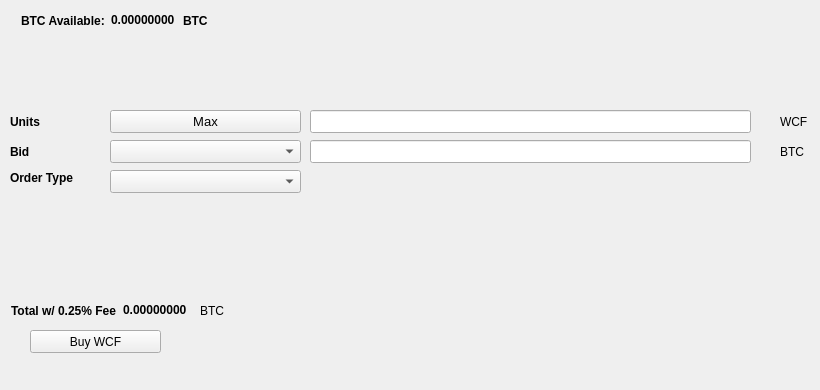
   <widget class="QWidget" name="BuyTab">
    <attribute name="title">
     <string>Buy</string>
    </attribute>
    <widget class="QPushButton" name="BuyWCF">
     <property name="geometry">
      <rect>
       <x>30</x>
       <y>330</y>
       <width>131</width>
       <height>23</height>
      </rect>
     </property>
     <property name="text">
      <string>Buy WCF</string>
     </property>
     <property name="icon">
      <iconset resource="../worldcryptoforum.qrc">
       <normaloff>:/icons/bitcoin</normaloff>:/icons/bitcoin</iconset>
     </property>
    </widget>
    <widget class="QLabel" name="label_3">
     <property name="geometry">
      <rect>
       <x>10</x>
       <y>110</y>
       <width>46</width>
       <height>23</height>
      </rect>
     </property>
     <property name="font">
      <font>
       <weight>75</weight>
       <bold>true</bold>
      </font>
     </property>
     <property name="text">
      <string>Units</string>
     </property>
    </widget>
    <widget class="QLineEdit" name="UnitsInput">
     <property name="geometry">
      <rect>
       <x>310</x>
       <y>110</y>
       <width>441</width>
       <height>23</height>
      </rect>
     </property>
     <property name="font">
      <font>
       <pointsize>9</pointsize>
       <weight>75</weight>
       <bold>true</bold>
      </font>
     </property>
    </widget>
    <widget class="QLineEdit" name="BuyBidPriceEdit">
     <property name="geometry">
      <rect>
       <x>310</x>
       <y>140</y>
       <width>441</width>
       <height>23</height>
      </rect>
     </property>
     <property name="font">
      <font>
       <pointsize>9</pointsize>
       <weight>75</weight>
       <bold>true</bold>
      </font>
     </property>
    </widget>
    <widget class="QLabel" name="label_4">
     <property name="geometry">
      <rect>
       <x>780</x>
       <y>110</y>
       <width>31</width>
       <height>23</height>
      </rect>
     </property>
     <property name="text">
      <string>WCF</string>
     </property>
    </widget>
    <widget class="QLabel" name="label_5">
     <property name="geometry">
      <rect>
       <x>780</x>
       <y>140</y>
       <width>31</width>
       <height>23</height>
      </rect>
     </property>
     <property name="text">
      <string>BTC</string>
     </property>
    </widget>
    <widget class="QLabel" name="label_6">
     <property name="geometry">
      <rect>
       <x>10</x>
       <y>140</y>
       <width>46</width>
       <height>23</height>
      </rect>
     </property>
     <property name="font">
      <font>
       <weight>75</weight>
       <bold>true</bold>
      </font>
     </property>
     <property name="text">
      <string>Bid</string>
     </property>
    </widget>
    <widget class="QLabel" name="label_7">
     <property name="geometry">
      <rect>
       <x>10</x>
       <y>170</y>
       <width>91</width>
       <height>16</height>
      </rect>
     </property>
     <property name="font">
      <font>
       <weight>75</weight>
       <bold>true</bold>
      </font>
     </property>
     <property name="text">
      <string>Order Type</string>
     </property>
    </widget>
    <widget class="QPushButton" name="Buy_Max_Amount">
     <property name="geometry">
      <rect>
       <x>110</x>
       <y>110</y>
       <width>191</width>
       <height>23</height>
      </rect>
     </property>
     <property name="font">
      <font>
       <pointsize>10</pointsize>
      </font>
     </property>
     <property name="text">
      <string>Max</string>
     </property>
    </widget>
    <widget class="QComboBox" name="BuyBidcomboBox">
     <property name="geometry">
      <rect>
       <x>110</x>
       <y>140</y>
       <width>191</width>
       <height>23</height>
      </rect>
     </property>
     <property name="font">
      <font>
       <pointsize>10</pointsize>
      </font>
     </property>
    </widget>
    <widget class="QComboBox" name="buyOrdertypeCombo">
     <property name="geometry">
      <rect>
       <x>110</x>
       <y>170</y>
       <width>191</width>
       <height>23</height>
      </rect>
     </property>
     <property name="font">
      <font>
       <pointsize>10</pointsize>
      </font>
     </property>
    </widget>
    <widget class="QWidget" name="layoutWidget1">
     <property name="geometry">
      <rect>
       <x>21</x>
       <y>11</y>
       <width>227</width>
       <height>19</height>
      </rect>
     </property>
     <layout class="QHBoxLayout" name="horizontalLayout_3">
      <item>
       <widget class="QLabel" name="label232">
        <property name="font">
         <font>
          <weight>75</weight>
          <bold>true</bold>
         </font>
        </property>
        <property name="text">
         <string>BTC Available:</string>
        </property>
       </widget>
      </item>
      <item>
       <widget class="QLabel" name="BtcAvailableLbl">
        <property name="palette">
         <palette>
          <active>
           <colorrole role="WindowText">
            <brush brushstyle="SolidPattern">
             <color alpha="255">
              <red>0</red>
              <green>0</green>
              <blue>0</blue>
             </color>
            </brush>
           </colorrole>
           <colorrole role="Button">
            <brush brushstyle="SolidPattern">
             <color alpha="255">
              <red>0</red>
              <green>170</green>
              <blue>0</blue>
             </color>
            </brush>
           </colorrole>
           <colorrole role="Light">
            <brush brushstyle="SolidPattern">
             <color alpha="255">
              <red>0</red>
              <green>255</green>
              <blue>0</blue>
             </color>
            </brush>
           </colorrole>
           <colorrole role="Midlight">
            <brush brushstyle="SolidPattern">
             <color alpha="255">
              <red>0</red>
              <green>212</green>
              <blue>0</blue>
             </color>
            </brush>
           </colorrole>
           <colorrole role="Dark">
            <brush brushstyle="SolidPattern">
             <color alpha="255">
              <red>0</red>
              <green>85</green>
              <blue>0</blue>
             </color>
            </brush>
           </colorrole>
           <colorrole role="Mid">
            <brush brushstyle="SolidPattern">
             <color alpha="255">
              <red>0</red>
              <green>113</green>
              <blue>0</blue>
             </color>
            </brush>
           </colorrole>
           <colorrole role="Text">
            <brush brushstyle="SolidPattern">
             <color alpha="255">
              <red>0</red>
              <green>170</green>
              <blue>0</blue>
             </color>
            </brush>
           </colorrole>
           <colorrole role="BrightText">
            <brush brushstyle="SolidPattern">
             <color alpha="255">
              <red>255</red>
              <green>255</green>
              <blue>255</blue>
             </color>
            </brush>
           </colorrole>
           <colorrole role="ButtonText">
            <brush brushstyle="SolidPattern">
             <color alpha="255">
              <red>0</red>
              <green>0</green>
              <blue>0</blue>
             </color>
            </brush>
           </colorrole>
           <colorrole role="Base">
            <brush brushstyle="SolidPattern">
             <color alpha="255">
              <red>255</red>
              <green>255</green>
              <blue>255</blue>
             </color>
            </brush>
           </colorrole>
           <colorrole role="Window">
            <brush brushstyle="SolidPattern">
             <color alpha="255">
              <red>0</red>
              <green>170</green>
              <blue>0</blue>
             </color>
            </brush>
           </colorrole>
           <colorrole role="Shadow">
            <brush brushstyle="SolidPattern">
             <color alpha="255">
              <red>0</red>
              <green>0</green>
              <blue>0</blue>
             </color>
            </brush>
           </colorrole>
           <colorrole role="AlternateBase">
            <brush brushstyle="SolidPattern">
             <color alpha="255">
              <red>127</red>
              <green>212</green>
              <blue>127</blue>
             </color>
            </brush>
           </colorrole>
           <colorrole role="ToolTipBase">
            <brush brushstyle="SolidPattern">
             <color alpha="255">
              <red>255</red>
              <green>255</green>
              <blue>220</blue>
             </color>
            </brush>
           </colorrole>
           <colorrole role="ToolTipText">
            <brush brushstyle="SolidPattern">
             <color alpha="255">
              <red>0</red>
              <green>0</green>
              <blue>0</blue>
             </color>
            </brush>
           </colorrole>
          </active>
          <inactive>
           <colorrole role="WindowText">
            <brush brushstyle="SolidPattern">
             <color alpha="255">
              <red>0</red>
              <green>0</green>
              <blue>0</blue>
             </color>
            </brush>
           </colorrole>
           <colorrole role="Button">
            <brush brushstyle="SolidPattern">
             <color alpha="255">
              <red>0</red>
              <green>170</green>
              <blue>0</blue>
             </color>
            </brush>
           </colorrole>
           <colorrole role="Light">
            <brush brushstyle="SolidPattern">
             <color alpha="255">
              <red>0</red>
              <green>255</green>
              <blue>0</blue>
             </color>
            </brush>
           </colorrole>
           <colorrole role="Midlight">
            <brush brushstyle="SolidPattern">
             <color alpha="255">
              <red>0</red>
              <green>212</green>
              <blue>0</blue>
             </color>
            </brush>
           </colorrole>
           <colorrole role="Dark">
            <brush brushstyle="SolidPattern">
             <color alpha="255">
              <red>0</red>
              <green>85</green>
              <blue>0</blue>
             </color>
            </brush>
           </colorrole>
           <colorrole role="Mid">
            <brush brushstyle="SolidPattern">
             <color alpha="255">
              <red>0</red>
              <green>113</green>
              <blue>0</blue>
             </color>
            </brush>
           </colorrole>
           <colorrole role="Text">
            <brush brushstyle="SolidPattern">
             <color alpha="255">
              <red>0</red>
              <green>170</green>
              <blue>0</blue>
             </color>
            </brush>
           </colorrole>
           <colorrole role="BrightText">
            <brush brushstyle="SolidPattern">
             <color alpha="255">
              <red>255</red>
              <green>255</green>
              <blue>255</blue>
             </color>
            </brush>
           </colorrole>
           <colorrole role="ButtonText">
            <brush brushstyle="SolidPattern">
             <color alpha="255">
              <red>0</red>
              <green>0</green>
              <blue>0</blue>
             </color>
            </brush>
           </colorrole>
           <colorrole role="Base">
            <brush brushstyle="SolidPattern">
             <color alpha="255">
              <red>255</red>
              <green>255</green>
              <blue>255</blue>
             </color>
            </brush>
           </colorrole>
           <colorrole role="Window">
            <brush brushstyle="SolidPattern">
             <color alpha="255">
              <red>0</red>
              <green>170</green>
              <blue>0</blue>
             </color>
            </brush>
           </colorrole>
           <colorrole role="Shadow">
            <brush brushstyle="SolidPattern">
             <color alpha="255">
              <red>0</red>
              <green>0</green>
              <blue>0</blue>
             </color>
            </brush>
           </colorrole>
           <colorrole role="AlternateBase">
            <brush brushstyle="SolidPattern">
             <color alpha="255">
              <red>127</red>
              <green>212</green>
              <blue>127</blue>
             </color>
            </brush>
           </colorrole>
           <colorrole role="ToolTipBase">
            <brush brushstyle="SolidPattern">
             <color alpha="255">
              <red>255</red>
              <green>255</green>
              <blue>220</blue>
             </color>
            </brush>
           </colorrole>
           <colorrole role="ToolTipText">
            <brush brushstyle="SolidPattern">
             <color alpha="255">
              <red>0</red>
              <green>0</green>
              <blue>0</blue>
             </color>
            </brush>
           </colorrole>
          </inactive>
          <disabled>
           <colorrole role="WindowText">
            <brush brushstyle="SolidPattern">
             <color alpha="255">
              <red>0</red>
              <green>85</green>
              <blue>0</blue>
             </color>
            </brush>
           </colorrole>
           <colorrole role="Button">
            <brush brushstyle="SolidPattern">
             <color alpha="255">
              <red>0</red>
              <green>170</green>
              <blue>0</blue>
             </color>
            </brush>
           </colorrole>
           <colorrole role="Light">
            <brush brushstyle="SolidPattern">
             <color alpha="255">
              <red>0</red>
              <green>255</green>
              <blue>0</blue>
             </color>
            </brush>
           </colorrole>
           <colorrole role="Midlight">
            <brush brushstyle="SolidPattern">
             <color alpha="255">
              <red>0</red>
              <green>212</green>
              <blue>0</blue>
             </color>
            </brush>
           </colorrole>
           <colorrole role="Dark">
            <brush brushstyle="SolidPattern">
             <color alpha="255">
              <red>0</red>
              <green>85</green>
              <blue>0</blue>
             </color>
            </brush>
           </colorrole>
           <colorrole role="Mid">
            <brush brushstyle="SolidPattern">
             <color alpha="255">
              <red>0</red>
              <green>113</green>
              <blue>0</blue>
             </color>
            </brush>
           </colorrole>
           <colorrole role="Text">
            <brush brushstyle="SolidPattern">
             <color alpha="255">
              <red>0</red>
              <green>85</green>
              <blue>0</blue>
             </color>
            </brush>
           </colorrole>
           <colorrole role="BrightText">
            <brush brushstyle="SolidPattern">
             <color alpha="255">
              <red>255</red>
              <green>255</green>
              <blue>255</blue>
             </color>
            </brush>
           </colorrole>
           <colorrole role="ButtonText">
            <brush brushstyle="SolidPattern">
             <color alpha="255">
              <red>0</red>
              <green>85</green>
              <blue>0</blue>
             </color>
            </brush>
           </colorrole>
           <colorrole role="Base">
            <brush brushstyle="SolidPattern">
             <color alpha="255">
              <red>0</red>
              <green>170</green>
              <blue>0</blue>
             </color>
            </brush>
           </colorrole>
           <colorrole role="Window">
            <brush brushstyle="SolidPattern">
             <color alpha="255">
              <red>0</red>
              <green>170</green>
              <blue>0</blue>
             </color>
            </brush>
           </colorrole>
           <colorrole role="Shadow">
            <brush brushstyle="SolidPattern">
             <color alpha="255">
              <red>0</red>
              <green>0</green>
              <blue>0</blue>
             </color>
            </brush>
           </colorrole>
           <colorrole role="AlternateBase">
            <brush brushstyle="SolidPattern">
             <color alpha="255">
              <red>0</red>
              <green>170</green>
              <blue>0</blue>
             </color>
            </brush>
           </colorrole>
           <colorrole role="ToolTipBase">
            <brush brushstyle="SolidPattern">
             <color alpha="255">
              <red>255</red>
              <green>255</green>
              <blue>220</blue>
             </color>
            </brush>
           </colorrole>
           <colorrole role="ToolTipText">
            <brush brushstyle="SolidPattern">
             <color alpha="255">
              <red>0</red>
              <green>0</green>
              <blue>0</blue>
             </color>
            </brush>
           </colorrole>
          </disabled>
         </palette>
        </property>
        <property name="font">
         <font>
          <weight>75</weight>
          <bold>true</bold>
         </font>
        </property>
        <property name="text">
         <string>0.00000000</string>
        </property>
        <property name="textInteractionFlags">
         <set>Qt::LinksAccessibleByMouse|Qt::TextSelectableByKeyboard|Qt::TextSelectableByMouse</set>
        </property>
       </widget>
      </item>
      <item>
       <widget class="QLabel" name="BtcAvailableLbl_2">
        <property name="font">
         <font>
          <weight>75</weight>
          <bold>true</bold>
         </font>
        </property>
        <property name="text">
         <string>BTC</string>
        </property>
       </widget>
      </item>
     </layout>
    </widget>
    <widget class="QWidget" name="layoutWidge2">
     <property name="geometry">
      <rect>
       <x>11</x>
       <y>301</y>
       <width>259</width>
       <height>19</height>
      </rect>
     </property>
     <layout class="QHBoxLayout" name="horizontalLayout_4">
      <item>
       <widget class="QLabel" name="label_9">
        <property name="font">
         <font>
          <weight>75</weight>
          <bold>true</bold>
         </font>
        </property>
        <property name="text">
         <string>Total w/ 0.25% Fee</string>
        </property>
       </widget>
      </item>
      <item>
       <widget class="QLabel" name="BuyCostLabel">
        <property name="palette">
         <palette>
          <active>
           <colorrole role="WindowText">
            <brush brushstyle="SolidPattern">
             <color alpha="255">
              <red>0</red>
              <green>0</green>
              <blue>0</blue>
             </color>
            </brush>
           </colorrole>
           <colorrole role="Button">
            <brush brushstyle="SolidPattern">
             <color alpha="255">
              <red>0</red>
              <green>170</green>
              <blue>0</blue>
             </color>
            </brush>
           </colorrole>
           <colorrole role="Light">
            <brush brushstyle="SolidPattern">
             <color alpha="255">
              <red>0</red>
              <green>255</green>
              <blue>0</blue>
             </color>
            </brush>
           </colorrole>
           <colorrole role="Midlight">
            <brush brushstyle="SolidPattern">
             <color alpha="255">
              <red>0</red>
              <green>212</green>
              <blue>0</blue>
             </color>
            </brush>
           </colorrole>
           <colorrole role="Dark">
            <brush brushstyle="SolidPattern">
             <color alpha="255">
              <red>0</red>
              <green>85</green>
              <blue>0</blue>
             </color>
            </brush>
           </colorrole>
           <colorrole role="Mid">
            <brush brushstyle="SolidPattern">
             <color alpha="255">
              <red>0</red>
              <green>113</green>
              <blue>0</blue>
             </color>
            </brush>
           </colorrole>
           <colorrole role="Text">
            <brush brushstyle="SolidPattern">
             <color alpha="255">
              <red>0</red>
              <green>170</green>
              <blue>0</blue>
             </color>
            </brush>
           </colorrole>
           <colorrole role="BrightText">
            <brush brushstyle="SolidPattern">
             <color alpha="255">
              <red>255</red>
              <green>255</green>
              <blue>255</blue>
             </color>
            </brush>
           </colorrole>
           <colorrole role="ButtonText">
            <brush brushstyle="SolidPattern">
             <color alpha="255">
              <red>0</red>
              <green>0</green>
              <blue>0</blue>
             </color>
            </brush>
           </colorrole>
           <colorrole role="Base">
            <brush brushstyle="SolidPattern">
             <color alpha="255">
              <red>255</red>
              <green>255</green>
              <blue>255</blue>
             </color>
            </brush>
           </colorrole>
           <colorrole role="Window">
            <brush brushstyle="SolidPattern">
             <color alpha="255">
              <red>0</red>
              <green>170</green>
              <blue>0</blue>
             </color>
            </brush>
           </colorrole>
           <colorrole role="Shadow">
            <brush brushstyle="SolidPattern">
             <color alpha="255">
              <red>0</red>
              <green>0</green>
              <blue>0</blue>
             </color>
            </brush>
           </colorrole>
           <colorrole role="AlternateBase">
            <brush brushstyle="SolidPattern">
             <color alpha="255">
              <red>127</red>
              <green>212</green>
              <blue>127</blue>
             </color>
            </brush>
           </colorrole>
           <colorrole role="ToolTipBase">
            <brush brushstyle="SolidPattern">
             <color alpha="255">
              <red>255</red>
              <green>255</green>
              <blue>220</blue>
             </color>
            </brush>
           </colorrole>
           <colorrole role="ToolTipText">
            <brush brushstyle="SolidPattern">
             <color alpha="255">
              <red>0</red>
              <green>0</green>
              <blue>0</blue>
             </color>
            </brush>
           </colorrole>
          </active>
          <inactive>
           <colorrole role="WindowText">
            <brush brushstyle="SolidPattern">
             <color alpha="255">
              <red>0</red>
              <green>0</green>
              <blue>0</blue>
             </color>
            </brush>
           </colorrole>
           <colorrole role="Button">
            <brush brushstyle="SolidPattern">
             <color alpha="255">
              <red>0</red>
              <green>170</green>
              <blue>0</blue>
             </color>
            </brush>
           </colorrole>
           <colorrole role="Light">
            <brush brushstyle="SolidPattern">
             <color alpha="255">
              <red>0</red>
              <green>255</green>
              <blue>0</blue>
             </color>
            </brush>
           </colorrole>
           <colorrole role="Midlight">
            <brush brushstyle="SolidPattern">
             <color alpha="255">
              <red>0</red>
              <green>212</green>
              <blue>0</blue>
             </color>
            </brush>
           </colorrole>
           <colorrole role="Dark">
            <brush brushstyle="SolidPattern">
             <color alpha="255">
              <red>0</red>
              <green>85</green>
              <blue>0</blue>
             </color>
            </brush>
           </colorrole>
           <colorrole role="Mid">
            <brush brushstyle="SolidPattern">
             <color alpha="255">
              <red>0</red>
              <green>113</green>
              <blue>0</blue>
             </color>
            </brush>
           </colorrole>
           <colorrole role="Text">
            <brush brushstyle="SolidPattern">
             <color alpha="255">
              <red>0</red>
              <green>170</green>
              <blue>0</blue>
             </color>
            </brush>
           </colorrole>
           <colorrole role="BrightText">
            <brush brushstyle="SolidPattern">
             <color alpha="255">
              <red>255</red>
              <green>255</green>
              <blue>255</blue>
             </color>
            </brush>
           </colorrole>
           <colorrole role="ButtonText">
            <brush brushstyle="SolidPattern">
             <color alpha="255">
              <red>0</red>
              <green>0</green>
              <blue>0</blue>
             </color>
            </brush>
           </colorrole>
           <colorrole role="Base">
            <brush brushstyle="SolidPattern">
             <color alpha="255">
              <red>255</red>
              <green>255</green>
              <blue>255</blue>
             </color>
            </brush>
           </colorrole>
           <colorrole role="Window">
            <brush brushstyle="SolidPattern">
             <color alpha="255">
              <red>0</red>
              <green>170</green>
              <blue>0</blue>
             </color>
            </brush>
           </colorrole>
           <colorrole role="Shadow">
            <brush brushstyle="SolidPattern">
             <color alpha="255">
              <red>0</red>
              <green>0</green>
              <blue>0</blue>
             </color>
            </brush>
           </colorrole>
           <colorrole role="AlternateBase">
            <brush brushstyle="SolidPattern">
             <color alpha="255">
              <red>127</red>
              <green>212</green>
              <blue>127</blue>
             </color>
            </brush>
           </colorrole>
           <colorrole role="ToolTipBase">
            <brush brushstyle="SolidPattern">
             <color alpha="255">
              <red>255</red>
              <green>255</green>
              <blue>220</blue>
             </color>
            </brush>
           </colorrole>
           <colorrole role="ToolTipText">
            <brush brushstyle="SolidPattern">
             <color alpha="255">
              <red>0</red>
              <green>0</green>
              <blue>0</blue>
             </color>
            </brush>
           </colorrole>
          </inactive>
          <disabled>
           <colorrole role="WindowText">
            <brush brushstyle="SolidPattern">
             <color alpha="255">
              <red>0</red>
              <green>85</green>
              <blue>0</blue>
             </color>
            </brush>
           </colorrole>
           <colorrole role="Button">
            <brush brushstyle="SolidPattern">
             <color alpha="255">
              <red>0</red>
              <green>170</green>
              <blue>0</blue>
             </color>
            </brush>
           </colorrole>
           <colorrole role="Light">
            <brush brushstyle="SolidPattern">
             <color alpha="255">
              <red>0</red>
              <green>255</green>
              <blue>0</blue>
             </color>
            </brush>
           </colorrole>
           <colorrole role="Midlight">
            <brush brushstyle="SolidPattern">
             <color alpha="255">
              <red>0</red>
              <green>212</green>
              <blue>0</blue>
             </color>
            </brush>
           </colorrole>
           <colorrole role="Dark">
            <brush brushstyle="SolidPattern">
             <color alpha="255">
              <red>0</red>
              <green>85</green>
              <blue>0</blue>
             </color>
            </brush>
           </colorrole>
           <colorrole role="Mid">
            <brush brushstyle="SolidPattern">
             <color alpha="255">
              <red>0</red>
              <green>113</green>
              <blue>0</blue>
             </color>
            </brush>
           </colorrole>
           <colorrole role="Text">
            <brush brushstyle="SolidPattern">
             <color alpha="255">
              <red>0</red>
              <green>85</green>
              <blue>0</blue>
             </color>
            </brush>
           </colorrole>
           <colorrole role="BrightText">
            <brush brushstyle="SolidPattern">
             <color alpha="255">
              <red>255</red>
              <green>255</green>
              <blue>255</blue>
             </color>
            </brush>
           </colorrole>
           <colorrole role="ButtonText">
            <brush brushstyle="SolidPattern">
             <color alpha="255">
              <red>0</red>
              <green>85</green>
              <blue>0</blue>
             </color>
            </brush>
           </colorrole>
           <colorrole role="Base">
            <brush brushstyle="SolidPattern">
             <color alpha="255">
              <red>0</red>
              <green>170</green>
              <blue>0</blue>
             </color>
            </brush>
           </colorrole>
           <colorrole role="Window">
            <brush brushstyle="SolidPattern">
             <color alpha="255">
              <red>0</red>
              <green>170</green>
              <blue>0</blue>
             </color>
            </brush>
           </colorrole>
           <colorrole role="Shadow">
            <brush brushstyle="SolidPattern">
             <color alpha="255">
              <red>0</red>
              <green>0</green>
              <blue>0</blue>
             </color>
            </brush>
           </colorrole>
           <colorrole role="AlternateBase">
            <brush brushstyle="SolidPattern">
             <color alpha="255">
              <red>0</red>
              <green>170</green>
              <blue>0</blue>
             </color>
            </brush>
           </colorrole>
           <colorrole role="ToolTipBase">
            <brush brushstyle="SolidPattern">
             <color alpha="255">
              <red>255</red>
              <green>255</green>
              <blue>220</blue>
             </color>
            </brush>
           </colorrole>
           <colorrole role="ToolTipText">
            <brush brushstyle="SolidPattern">
             <color alpha="255">
              <red>0</red>
              <green>0</green>
              <blue>0</blue>
             </color>
            </brush>
           </colorrole>
          </disabled>
         </palette>
        </property>
        <property name="font">
         <font>
          <weight>75</weight>
          <bold>true</bold>
         </font>
        </property>
        <property name="autoFillBackground">
         <bool>false</bool>
        </property>
        <property name="text">
         <string>0.00000000</string>
        </property>
        <property name="textInteractionFlags">
         <set>Qt::LinksAccessibleByMouse|Qt::TextSelectableByMouse</set>
        </property>
       </widget>
      </item>
      <item>
       <widget class="QLabel" name="label_10">
        <property name="font">
         <font>
          <weight>50</weight>
          <bold>false</bold>
         </font>
        </property>
        <property name="text">
         <string>BTC</string>
        </property>
       </widget>
      </item>
     </layout>
    </widget>
    <widget class="QLabel" name="label_24">
     <property name="geometry">
      <rect>
       <x>460</x>
       <y>300</y>
       <width>281</width>
       <height>81</height>
      </rect>
     </property>
     <property name="text">
      <string/>
     </property>
     <property name="pixmap">
      <pixmap>:/images/bittrex</pixmap>
     </property>
    </widget>
   </widget>
